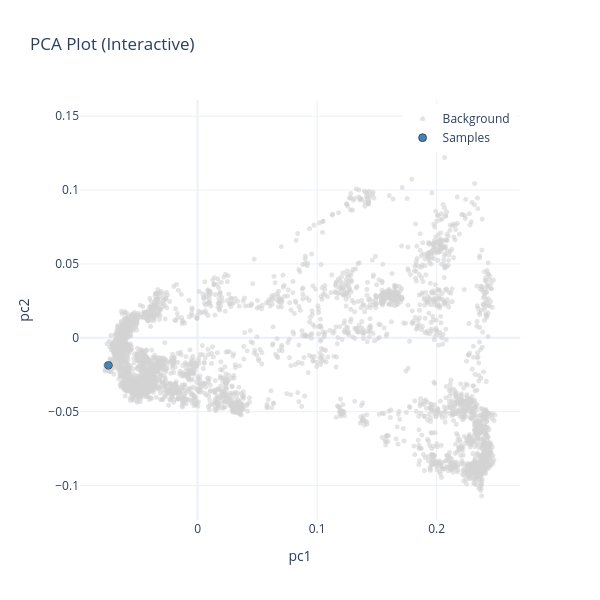

Here is the notebook cell this chart was saved with:
### Markdown cell above
# 3) Eurasian PCA

### Code cell
%%time
project_eigenstrat(es_path="/mnt/archgen/Autorun_eager/eager_outputs/TF/SUA/SUA002/genotyping/pileupcaller.double",
                   pca="EUAS", es_type="unpacked_fast", plot_bgrd_c=False, fig_path='./figs/SUA002_EUAS.html')

### Figure 1 — Plotly figure (JSON) as saved in the notebook; plotly's stock layout.template omitted (floating-point values rounded to 4 significant figures; data arrays with more than 128 entries replaced by an {"elided": "..."} marker saying what was removed)
{"data": [{"hovertemplate": "<b>%{text}</b><br>pc1: %{x}<br>pc2: %{y}<extra></extra>", "marker": {"color": "lightgray", "opacity": 0.6, "size": 5}, "mode": "markers", "name": "Background", "text": {"elided": "4007 str values"}, "type": "scattergl", "x": {"elided": "4007 float values"}, "y": {"elided": "4007 float values"}}, {"hovertemplate": "<b>%{text}</b><br>pc1: %{x}<br>pc2: %{y}<extra></extra>", "marker": {"color": "steelblue", "line": {"color": "black", "width": 0.5}, "size": 8}, "mode": "markers", "name": "Samples", "text": ["SUA002"], "type": "scattergl", "x": [-0.07463], "y": [-0.01856]}], "layout": {"height": 600, "legend": {"x": 0.99, "xanchor": "right", "y": 0.99, "yanchor": "top"}, "title": {"text": "PCA Plot (Interactive)"}, "width": 600, "xaxis": {"title": {"text": "pc1"}}, "yaxis": {"title": {"text": "pc2"}}}}
